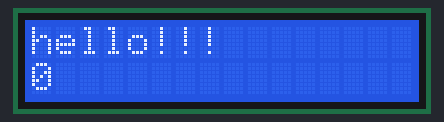
Simulated run of this sketch. Board: Arduino Uno, built with avr-gcc and run on an emulated ATmega328P. Parts: 16×2 character LCD.

Above: at 0.1 s.
At 4.1 s:
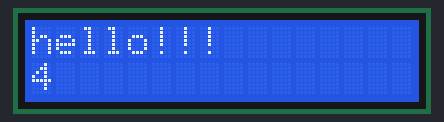
At 9.1 s:
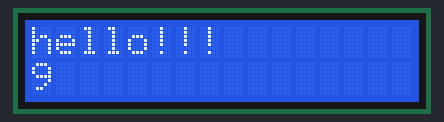
At 19.1 s:
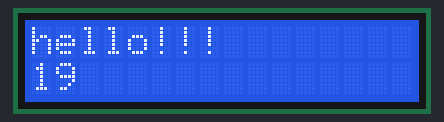
At 29.1 s:
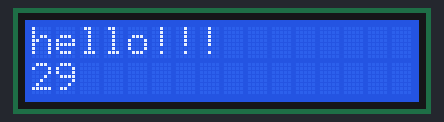
At 39.1 s:
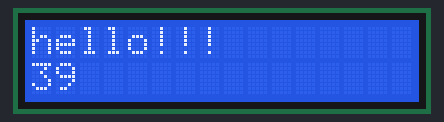

Measured:
- what the display in image 1 shows lasts 1.0 s, from 4.0 s to 5.0 s

The sketch:

LCDtest.ino
```cpp
#include <LiquidCrystal.h>

//        reset    enable   d4       d5       d6       d7
const int rs = 12, en = 11, d4 = 5, d5 = 4, d6 = 3, d7 = 2;
//const int rs = 24, en = 26, d4 = 31, d5 = 32, d6 = 33, d7 = 34; //make these different when we get the board...

LiquidCrystal lcd(rs,en,d4,d5,d6,d7);

void setup() {
  // put your setup code here, to run once:
  lcd.begin(16,2);

  lcd.print("hello!!!");
}

void loop() {
  // put your main code here, to run repeatedly:
  lcd.setCursor(0, 1);

  // print the number of seconds since reset:

  lcd.print(millis() / 1000);
}
```
